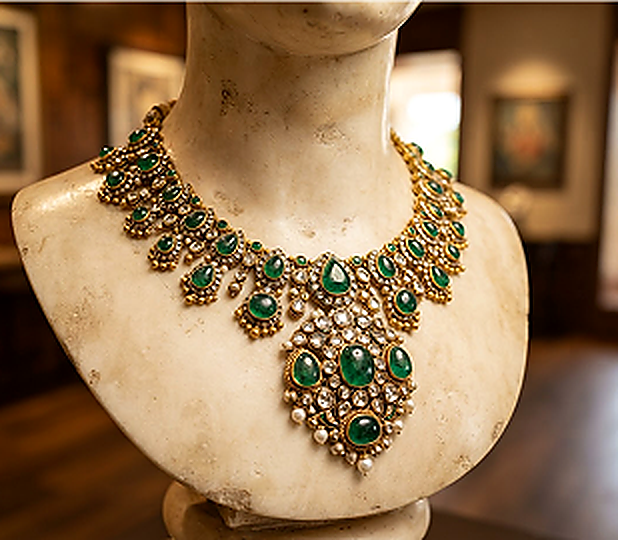
#> input picture assets/product-01.png, 618 x 540 px, found by its file name; its folder holds only this picture in this run
$ python upscale_all_products.py
#> lines starting #> are read from the running program, lines starting #| are printed output that depends on the picture
import os
import glob
from PIL import Image, ImageFilter, ImageEnhance

def upscale_image(file_path, scale=2):
#> called with file_path = 'assets/product-01.png', scale = 2
    try:
        with Image.open(file_path) as img:
#> img is the input picture: PIL image 618x540 RGBA; mean R, G, B, A 147, 115.4, 81.3, 255
            orig_w, orig_h = img.size
#> orig_w = 618; orig_h = 540

            # Don't upscale if already high resolution (e.g. > 1200px)
            if orig_w >= 1000 or orig_h >= 1000:
                print(f"Skipping already large image ({orig_w}x{orig_h}): {file_path}")
                return False

            new_w = int(orig_w * scale)
#> new_w = 1236
            new_h = int(orig_h * scale)
#> new_h = 1080

            is_png = file_path.lower().endswith('.png')

            if img.mode == 'RGBA':
                r, g, b, a = img.split()
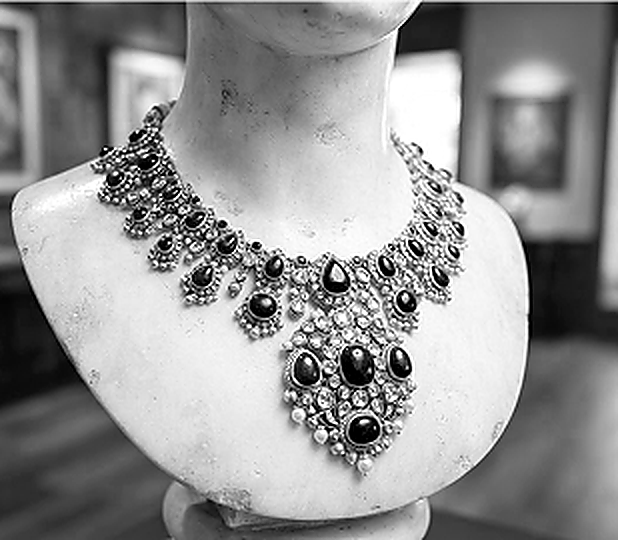
#> r: PIL image 618x540 L; min 0, max 255, mean 147
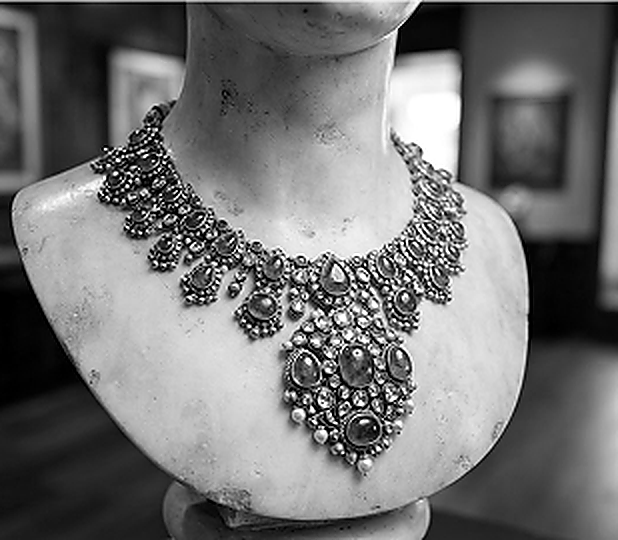
#> g: PIL image 618x540 L; min 0, max 255, mean 115.4
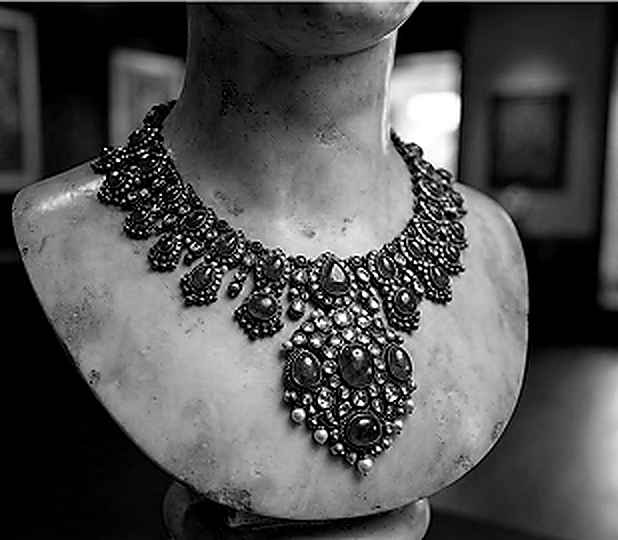
#> b: PIL image 618x540 L; min 0, max 255, mean 81.3
#> a: PIL image 618x540 L; every value is 255
                rgb = Image.merge('RGB', (r, g, b))

                # 1. Lanczos high-order sinc interpolation
                rgb_resized = rgb.resize((new_w, new_h), Image.Resampling.LANCZOS)
                a_resized = a.resize((new_w, new_h), Image.Resampling.LANCZOS)
#> a_resized: PIL image 1236x1080 L; every value is 255

                # 2. Refined Unsharp Mask on RGB to restore edge crispness and sparkle
                rgb_sharp = rgb_resized.filter(ImageFilter.UnsharpMask(radius=1.2, percent=125, threshold=2))

                # 3. Micro-contrast enhancement for gold & diamonds
                enhancer = ImageEnhance.Contrast(rgb_sharp)
                rgb_final = enhancer.enhance(1.03)

                # Re-merge channels with pristine transparent alpha
                r_f, g_f, b_f = rgb_final.split()
                final_img = Image.merge('RGBA', (r_f, g_f, b_f, a_resized))
                final_img.save(file_path, 'PNG', optimize=True)

            elif img.mode == 'RGB':
                rgb_resized = img.resize((new_w, new_h), Image.Resampling.LANCZOS)
                rgb_sharp = rgb_resized.filter(ImageFilter.UnsharpMask(radius=1.2, percent=125, threshold=2))
                enhancer = ImageEnhance.Contrast(rgb_sharp)
                final_img = enhancer.enhance(1.02)

                if is_png:
                    final_img.save(file_path, 'PNG', optimize=True)
                else:
                    final_img.save(file_path, 'JPEG', quality=95, subsampling=0)
            else:
                converted = img.convert('RGB')
                rgb_resized = converted.resize((new_w, new_h), Image.Resampling.LANCZOS)
                rgb_sharp = rgb_resized.filter(ImageFilter.UnsharpMask(radius=1.2, percent=125, threshold=2))
                if is_png:
                    rgb_sharp.save(file_path, 'PNG', optimize=True)
                else:
                    rgb_sharp.save(file_path, 'JPEG', quality=95, subsampling=0)

            print(f"Upscaled: {file_path} ({orig_w}x{orig_h} -> {new_w}x{new_h})")
#| Upscaled: assets/product-01.png (618x540 -> 1236x1080)
            return True
    except Exception as e:
        print(f"Error upscaling {file_path}: {e}")
        return False

def main():
    target_dirs = [
        'assets/Fancy Chains',
        'assets/Bangles',
        'assets/Rings',
        'assets/Studs',
        'assets/Bracelets',
        'assets/Chains',
        'assets/Earrings',
        'assets/products/fancy-chains',
        'assets/products/bangles',
        'assets/products/rings',
        'assets/products/studs',
        'assets/products/bracelets',
        'assets/products/chains',
        'assets/products/earrings',
        'assets/products/necklaces',
        'assets/product'
    ]

    count = 0
    # 1. Process target directories
    for d in target_dirs:
        if not os.path.exists(d):
            continue
        for ext in ('*.png', '*.jpg', '*.jpeg'):
            for f in glob.glob(os.path.join(d, ext)):
                if upscale_image(f, scale=2):
                    count += 1

    # 2. Process featured homepage product cards (product-01.png to product-08.png)
    for i in range(1, 9):
        f = f'assets/product-0{i}.png'
        if os.path.exists(f):
            if upscale_image(f, scale=2):
                count += 1

    print(f"\n==========================================")
    print(f"Successfully upscaled {count} product images!")
    print(f"==========================================")

if __name__ == '__main__':
    main()
